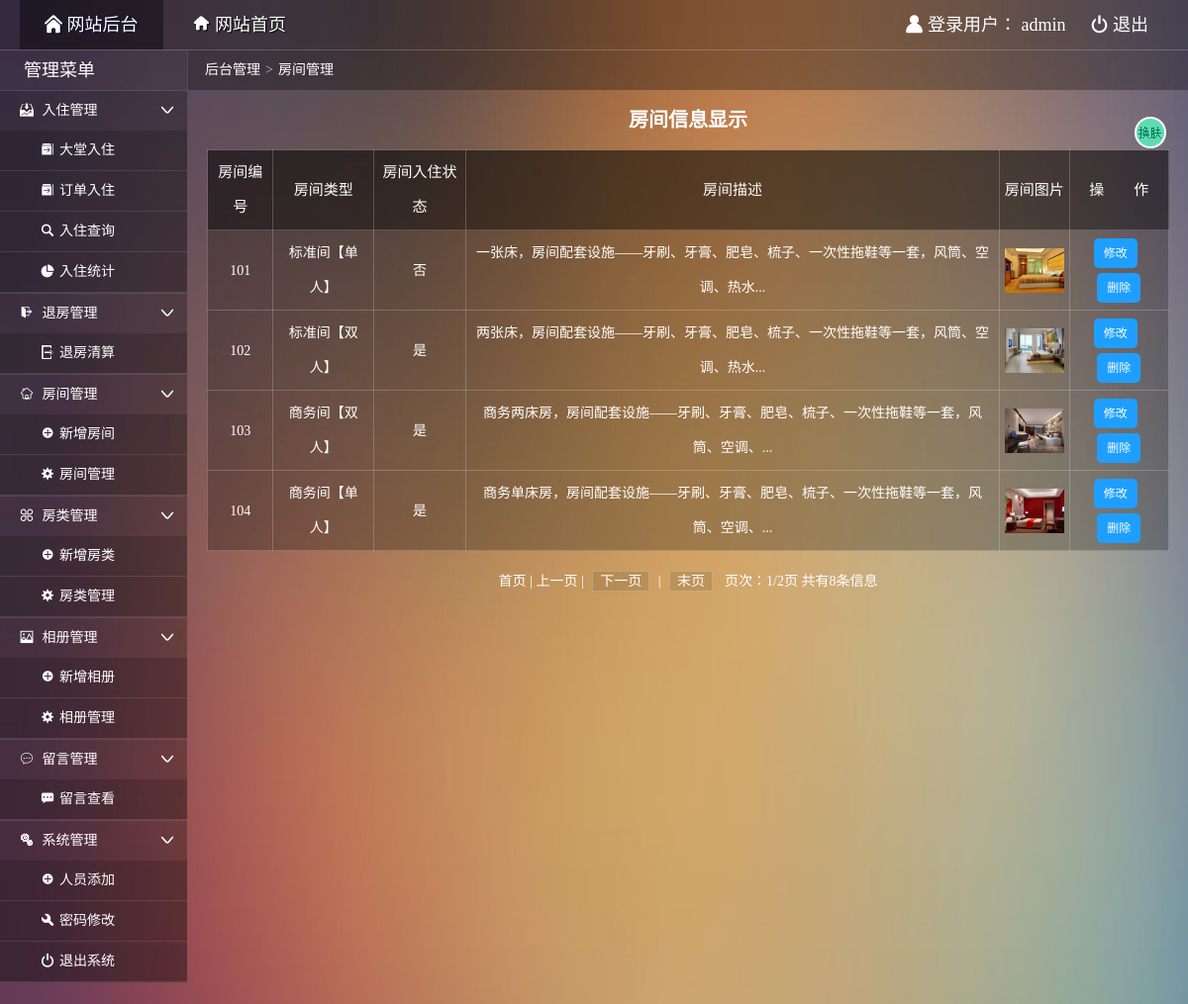
Screenshot of /admin/admin_roommgr.php (signed in) with the database file from the repository.
### tables this page shows
CREATE TABLE IF NOT EXISTS `room` (
  `roomid` varchar(4) NOT NULL COMMENT '房间编号',
  `typeid` int(4) NOT NULL COMMENT '类型标识',
  `status` char(1) NOT NULL COMMENT '是否入住',
  `remarks` varchar(500) default NULL COMMENT '房间描述',
  `pic` varchar(100) NOT NULL COMMENT '房间图片',
  PRIMARY KEY  (`roomid`),
  UNIQUE KEY `roomid` (`roomid`),
  KEY `FK_ROOM_TYPE` (`typeid`)
);

CREATE TABLE IF NOT EXISTS `roomtype` (
  `typeid` int(4) NOT NULL auto_increment COMMENT '类型标识',
  `typename` varchar(20) NOT NULL COMMENT '类型名称',
  `area` varchar(2) NOT NULL COMMENT '房间面积',
  `hasNet` char(1) NOT NULL default '有' COMMENT '网络',
  `hasTV` char(1) NOT NULL default '有' COMMENT '有线电视',
  `price` decimal(8,2) NOT NULL COMMENT '价格',
  `totalnum` int(4) NOT NULL COMMENT '房间数量',
  `leftnum` int(4) NOT NULL COMMENT '剩余数量',
  PRIMARY KEY  (`typeid`)
);

### admin/admin_roommgr.php (the view, shortened to what this page needs)
<!doctype html>
<html>
<head>
  <link rel="stylesheet" type="text/css" href="css/common.css"/>
  <link rel="stylesheet" type="text/css" href="css/main.css"/>
</head>
<body>
  <div class="topbar-wrap white">
    <div class="topbar-inner clearfix">
      <div class="topbar-logo-wrap clearfix">
        <ul class="navbar-list clearfix">
          <li><a class="on" href="admin_index.php"><i class="icon-font">&#xe622;</i> 网站后台</a></li>
          <li><a href="../index.php" target="_blank"><i class="icon-font">&#xe681;</i> 网站首页</a></li>
        </ul>
      </div>
      <div class="top-info-wrap">
        <ul class="top-info-list clearfix">
          <li><i class="icon-font">&#xe607;</i> 登录用户：
            <?php
            if($_SESSION["aname"]){
              echo $_SESSION["aname"];
            }else{
              header("location:index.php");
              exit;
            }
            ?>
            </li>
          <li><a href="admin_logout.php"><i class="icon-font">&#xe638;</i> 退出</a></li>
        </ul>
      </div>
    </div>
  </div>
  <div class="container clearfix">
    <div class="main-wrap">
      <div class="crumb-wrap">
        <div class="crumb-list"><i class="icon-font"></i><a href="admin_index.php">后台管理</a><span class="crumb-step">&gt;</span><span class="crumb-name">房间管理</span></div>
      </div>
      <div class="search-wrap">房间信息显示</div>
      <div class="result-wrap">
        <div class="result-content">
          <table class="result-tab" width="100%">
            <tr>
              <th class="tc">房间编号</th>
              <th class="tc">房间类型</th>
              <th class="tc">房间入住状态</th>
              <th class="tc">房间描述</th>
              <th class="tc">房间图片</th>
              <th class="tc">操&emsp;&emsp;作</th>
            </tr>
            <?php
              require("../dbconnect.php");
              $pagesize = 4;
              $sql = "select a.roomid,a.typeid,b.typename,a.status,a.remarks,a.pic from room a,roomtype b where a.typeid=b.typeid";
              $rs=mysqli_query($db_link,$sql);
              $recordcount=mysqli_num_rows($rs);
              $pagecount=($recordcount-1)/$pagesize+1;
              $pagecount=(int)$pagecount;
              $pageno=@$_GET["pageno"];
              if($pageno=="")
              {
                  $pageno=1;
              }
              $startno=($pageno-1)*$pagesize;
              $sql = "select a.roomid,a.typeid,b.typename,a.status,a.remarks,a.pic from room a,roomtype b where a.typeid=b.typeid order by roomid asc limit $startno,$pagesize";
              $rs=mysqli_query($db_link,$sql);
              while($rows=mysqli_fetch_assoc($rs))
              {?>
              <tr>
                <td class='tc'><?php echo $rows["roomid"] ?></td>
                <td class='tc'><?php echo $rows["typename"] ?></td>
                <td class='tc'><?php echo $rows["status"] ?></td>
                <td class='tc'><?php echo $rows["remarks"] ?></td>
                <td class='tc'><img height='auto' width="60px" src='../images/<?php echo $rows["pic"] ?>'></td>
                <td class='tc'>
                  <a href='admin_roommod.php?mid=<?php echo $rows["roomid"] ?>'  class='link-update'>修改</a>&nbsp;&nbsp;<a href='delete.php?mid=<?php echo $rows["roomid"] ?>&typeid=<?php echo $rows["typeid"] ?>&status=<?php echo $rows["status"] ?>' class='link-del''>删除</a>
                </td>
              </tr>
            <?php } ?>
          </table>
          <div class="list-page">
              <?php
                if($pageno==1)
                {
                  if($recordcount>$pagesize){
                    echo "首页 | 上一页 | <a href='?pageno=".($pageno+1)."'>下一页</a> | <a href='?pageno=".$pagecount."'>末页</a>";
                  }else{
                    echo "首页 | 上一页 | 下一页 | 末页";
                  }
                }
                echo "&nbsp;&nbsp;页次：".$pageno."/".$pagecount."页&nbsp;共有".$recordcount."条信息";
              ?>
          </div>
        </div>
      </div>
    </div>
  </div>
</body>
</html>

### admin/css/common.css (style rules this page uses)
html { height:100%; }
body { width:100%;font:14px/1.5 '微软雅黑';word-wrap:break-word;word-break:break-all;-webkit-text-size-adjust:none;background-color: #54364a;background-repeat: no-repeat;background-size:100% 200%;color:#fff; }
body,dl,dd,h1,h2,h3,h4,h5,h6,p,form,ul,ol,blockquote { margin:0 }
img { border:0 none;vertical-align:middle }
table { border-collapse:collapse;border-spacing:0 }
em,i,cite,blockquote { font-style:normal }
ul,ol,li { list-style:none outside;padding:0 }
h1,h2,h3,h4,h5,h6 { font-size:100% }
a { color:#fff;text-decoration:none;outline:0 }
.tc { text-align:center; }
.clearfix:after { content:".";display:block;height:0;clear:both;visibility:hidden; }
.clearfix { *height:1%; }
.white,.white a:link,.white a:visited { color:#fff; }
.icon-font { font-family:'iconfont'; speak:none; font-weight:400; font-style:normal; font-variant:normal; text-transform:none; line-height:1; -webkit-font-smoothing:antialiased; }
.topbar-wrap { height:50px;line-height:50px;background:rgba(0, 0, 0, 0.3);border-bottom: 1px solid rgba(255, 255, 255, 0.2); }
.topbar-logo-wrap { float:left; }
.topbar-inner { font-size:18px;padding:0 20px; }
.navbar-list { float:left; }
.top-info-wrap { float:right; }
.navbar-list li { float:left; }
.navbar-list li a { float:left;margin-right:5px;padding:0 25px;text-shadow:1px 1px 1px #000; }
.navbar-list li a.on { color:#fff;text-shadow:1px 1px 1px #003;background:rgba(0,0,0,0.4); }
.top-info-list li { float:left; }
.top-info-list li a { float:left;margin-left:5px;padding:0 20px;display:inline;zoom:1; }
.list-page { padding:20px 0;text-align:center; }
.list-page a { margin:0 5px;padding:2px 7px;border:1px solid rgba(255,255,255,0.2);background:rgba(0,0,0,.1); }

### admin/css/main.css (style rules this page uses)
.sidebar-wrap { float: left;width: 189px;background: rgba(0, 0, 0, 0.20); }
.main-wrap { margin-left: 190px;min-height:100%; }
.sidebar-title { border-bottom: 1px solid rgba(255, 255, 255, 0.1);height: 40px;line-height: 40px;text-indent:1em;font-size: 24px;text-align: left; }
.sidebar-title h1 { font-weight: normal;font-size:18px; }
.sidebar-list li { background-color: rgba(0, 0, 0, 0.1);border-bottom: 1px solid rgba(255, 255, 255, 0.1); }
.sidebar-list li .icon-font { margin-right: 5px;color: #fff;font-size: 14px; }
.sidebar-list li a { padding: 0 15px 0 20px;display: block;color:#fff;height: 40px;line-height: 40px;position: relative; }
.sub-menu { background:rgba(0, 0, 0, 0.15); }
.sub-menu li { padding-left: 21px;background-color: rgba(0, 0, 0, 0.01);border-bottom: 1px solid rgba(255, 255, 255, 0.1); }
.sub-menu .icon-font { font-size: 11px; }
.crumb-wrap { height: 40px;line-height: 39px;background: rgba(0,0,0,0.3); }
.crumb-list { padding-left: 12px; }
.crumb-step { margin: 0 5px;color: #b2c2e0;font-family: serif; }
.search-wrap { padding: 15px 0;border-bottom: 1px solid #e5e5e5; }
.result-wrap { padding:0 19px; }
.result-tab { border-collapse:collapse;background-color: rgba(0,0,0,0.25); }
.result-tab th { font-weight: normal;font-size: 15px;background:rgba(0,0,0,0.4); }
.result-tab th,.result-tab td { padding:5px;border:1px solid rgba(255,255,255,0.2); }
.result-tab tr { line-height:35px;transition:all,.3s,ease; }
.result-tab .tc { text-align: center; }
.tc>a { background-color: #1E9FFF; display: inline-block; text-align: center; height: 30px; line-height: 30px; padding: 0 10px 0; border-radius: 5px; font-size: 12px; }
.search-wrap { font-weight: 700;padding: 15px 0 15px;color:#fff;text-align:center;font-size:20px;border:none; }
.icon { position: absolute; right: 8px; top: 12px; }
.set-btn { width: 32px;height: 32px;cursor: pointer;position: fixed;right: 22px;top: 118px;overflow: hidden;background-image: url(../img/s1.png);animation:setbtn 4s linear 0s infinite; }

### rows the page displays
room: roomid "101", typeid.typename "标准间【单人】", status "否", remarks "一张床，房间配套设施——牙刷、牙膏、肥皂、梳子、一次性拖鞋等一套，风筒、空调、热水...", pic (picture)
room: roomid "102", typeid.typename "标准间【双人】", status "是", remarks "两张床，房间配套设施——牙刷、牙膏、肥皂、梳子、一次性拖鞋等一套，风筒、空调、热水...", pic (picture)
room: roomid "103", typeid.typename "商务间【双人】", status "是", remarks "商务两床房，房间配套设施——牙刷、牙膏、肥皂、梳子、一次性拖鞋等一套，风筒、空调、...", pic (picture)
room: roomid "104", typeid.typename "商务间【单人】", status "是", remarks "商务单床房，房间配套设施——牙刷、牙膏、肥皂、梳子、一次性拖鞋等一套，风筒、空调、...", pic (picture)

### other values shown
$_SESSION["aname"] "admin"
$pageno "1"
$pagecount "2"
$recordcount "8"
